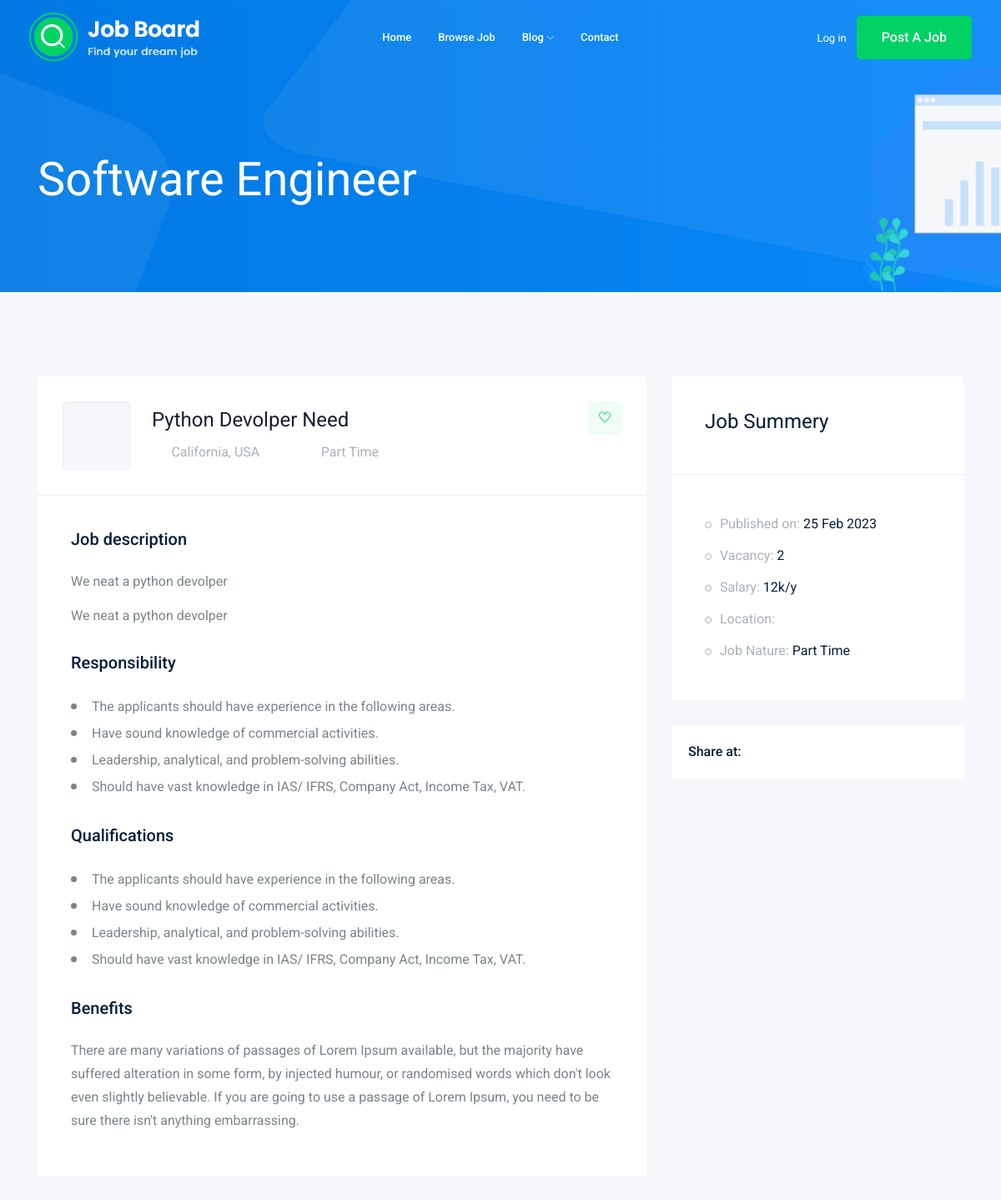
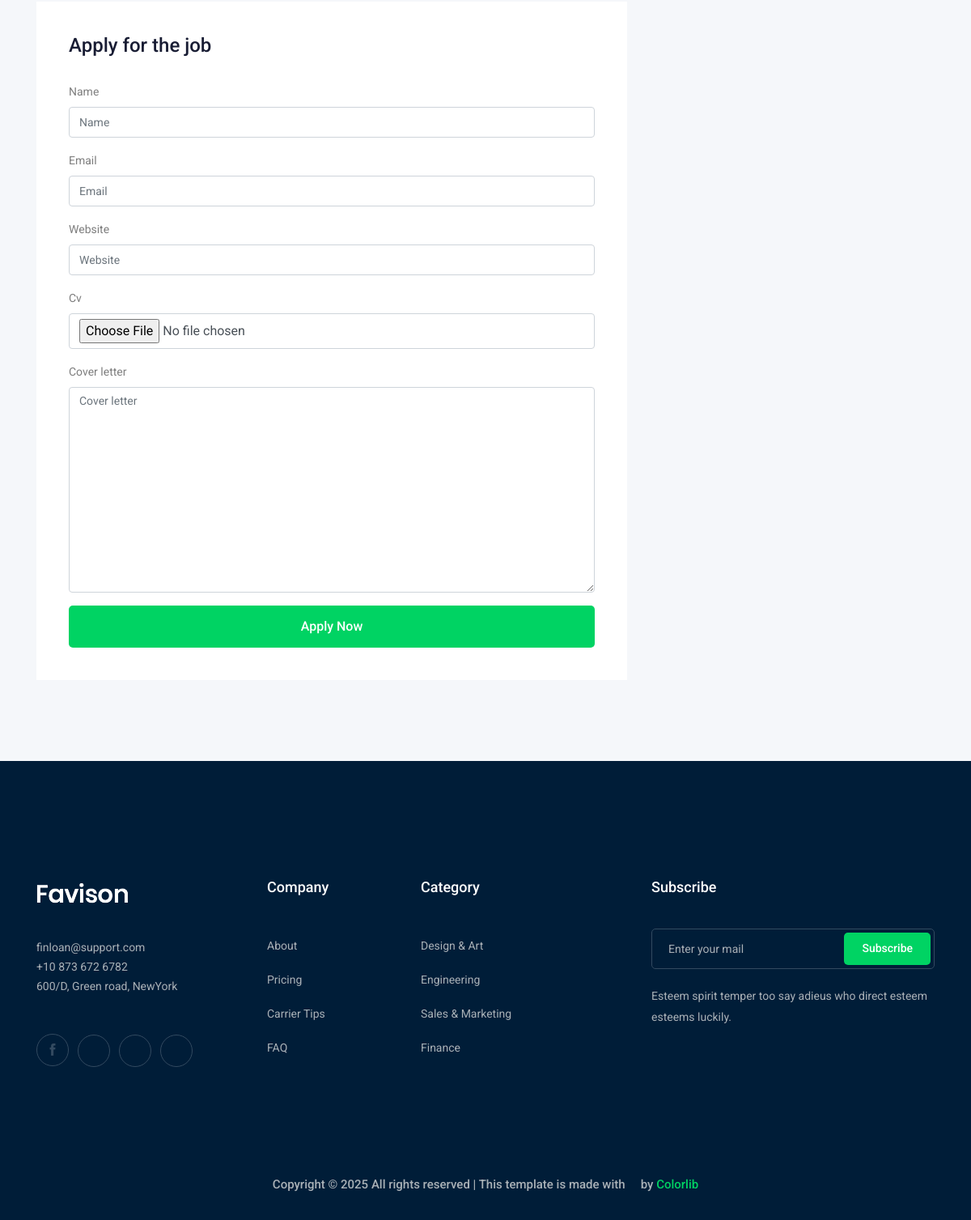
Screenshot of /jobs/python-devolper-need with the database file from the repository (2 pictures, top to bottom).
### job/models.py (models this page shows, shortened)
class Job(models.Model):  # as atable
    owner = models.ForeignKey(User, related_name='job_owner', on_delete=models.CASCADE)
    title = models.CharField(max_length=100)  # as Column
    JOB_TYPE = (
        ("Part Time", "Part Time"),
        ("Full Time", "Full Time"),)
    job_type = models.CharField(max_length=15, choices=JOB_TYPE)
    description = models.TextField(max_length=1000)
    published_at = models.DateTimeField(auto_now=True, auto_now_add=False)
    vacancy = models.IntegerField(default=1)
    salary = models.IntegerField(default=0)
    category = models.ForeignKey('Category', on_delete=models.CASCADE)
    exprience = models.IntegerField(default=0)
    image = models.ImageField(upload_to=image_upload)
    slug = models.SlugField(blank=True, null=True)
    def __str__(self):
        return self.title

### job/views.py (the view)
# urls.py: path('<str:slug>', views.job_detail ,name="job_detail"),
def job_detail(request, slug):
    job_details = Job.objects.get(slug=slug)
    if request.method == 'POST':
        form = ApplyForm(request.POST, request.FILES)
        if form.is_valid():
            myform = form.save(commit=False)
            myform.job = job_details
            myform.save()
    else:
        form = ApplyForm()
    context = {'job': job_details, 'form': form}
    return render(request, 'job/job_detail.html', context)

### job/form.py
class ApplyForm(forms.ModelForm):
    class Meta:
        model = Apply
        fields = ['name','email'
        ,'website','cv','cover_letter',]

### job/templates/job/job_detail.html (shortened to what this page needs)
{% extends 'base.html' %}
{% load bootstrap4 %}
{% block body %}
    <div class="bradcam_area bradcam_bg_1">
      <div class="container">
        <div class="row">
          <div class="col-xl-12">
            <div class="bradcam_text">
              <h3>Software Engineer</h3>
            </div>
          </div>
        </div>
      </div>
    </div>
    <div class="job_details_area">
      <div class="container">
        <div class="row">
          <div class="col-lg-8">
            <div class="job_details_header">
              <div class="single_jobs white-bg d-flex justify-content-between">
                <div class="jobs_left d-flex align-items-center">
                  <div class="thumb">
                  </div>
                  <div class="jobs_conetent">
                    <a href="#"><h4>{{job}}</h4></a>
                    <div class="links_locat d-flex align-items-center">
                      <div class="location">
                        <p><i class="fa fa-map-marker"></i> California, USA</p>
                      </div>
                      <div class="location">
                        <p><i class="fa fa-clock-o"></i> {{job.job_type}}</p>
                      </div>
                    </div>
                  </div>
                </div>
                <div class="jobs_right">
                  <div class="apply_now">
                    <a class="heart_mark" href="#">
                      <i class="ti-heart"></i>
                    </a>
                  </div>
                </div>
              </div>
            </div>
            <div class="descript_wrap white-bg">
              <div class="single_wrap">
                <h4>Job description</h4>
                <p>
                  {{job.description}}
                </p>
                <p>
                  {{job.description}}
                </p>
              </div>
              <div class="single_wrap">
                <h4>Responsibility</h4>
                <ul>
                  <li>
                    The applicants should have experience in the following
                    areas.
                  </li>
                  <li>Have sound knowledge of commercial activities.</li>
                  <li>
                    Leadership, analytical, and problem-solving abilities.
                  </li>
                  <li>
                    Should have vast knowledge in IAS/ IFRS, Company Act, Income
                    Tax, VAT.
                  </li>
                </ul>
              </div>
              <div class="single_wrap">
                <h4>Qualifications</h4>
                <ul>
                  <li>
                    The applicants should have experience in the following
                    areas.
                  </li>
                  <li>Have sound knowledge of commercial activities.</li>
                  <li>
                    Leadership, analytical, and problem-solving abilities.
                  </li>
                  <li>
                    Should have vast knowledge in IAS/ IFRS, Company Act, Income
                    Tax, VAT.
                  </li>
                </ul>
              </div>
              <div class="single_wrap">
                <h4>Benefits</h4>
                <p>
                  There are many variations of passages of Lorem Ipsum
                  available, but the majority have suffered alteration in some
                  form, by injected humour, or randomised words which don't look
                  even slightly believable. If you are going to use a passage of
                  Lorem Ipsum, you need to be sure there isn't anything
                  embarrassing.
                </p>
              </div>
            </div>
            <div class="apply_job_form white-bg">
              <h4>Apply for the job</h4>
<form method="POST" enctype="multipart/form-data" >
    {% bootstrap_form form %}
    {% buttons %}
      <button class="boxed-btn3 w-100" type="submit">Apply Now</button>
    {% endbuttons %}
</form>
            </div>
          </div>
          <div class="col-lg-4">
            <div class="job_sumary">
              <div class="summery_header">
                <h3>Job Summery</h3>
              </div>
              <div class="job_content">
                <ul>
                  <li>Published on: <span>{{job.published_at|date:'d M o'}}</span></li>
                  <li>Vacancy: <span>{{job.vacancy}}</span></li>
                  <li>Salary: <span>{{job.salary}}k/y</span></li>
                  <li>Location: </li>
                  <li>Job Nature: <span> {{job.job_type}}</span></li>
                </ul>
              </div>
            </div>
            <div class="share_wrap d-flex">
              <span>Share at:</span>
              <ul>
                <li>
                  <a href="#"> <i class="fa fa-facebook"></i></a>
                </li>
                <li>
                  <a href="#"> <i class="fa fa-google-plus"></i></a>
                </li>
                <li>
                  <a href="#"> <i class="fa fa-twitter"></i></a>
                </li>
                <li>
                  <a href="#"> <i class="fa fa-envelope"></i></a>
                </li>
              </ul>
            </div>
            <div class="job_location_wrap">
              <div class="job_lok_inner">
                <div id="map" style="height: 200px"></div>
              </div>
            </div>
          </div>
        </div>
      </div>
    </div>
{% endblock body %}

### rows the page displays
Job: title "Python Devolper Need", job_type "Part Time", description "We neat a python devolper", published_at "25 Feb 2023", vacancy "2", salary "12"
